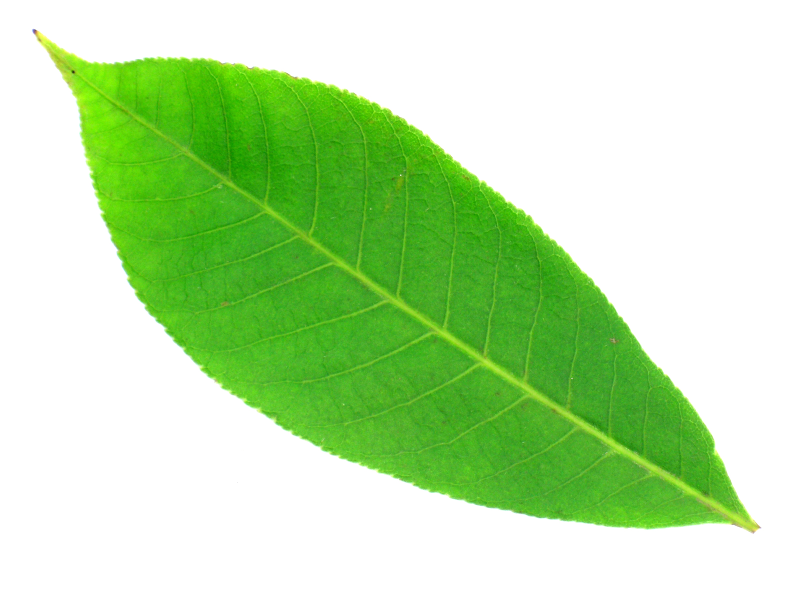
#> input picture images/Partie1/1096.jpg, 1600 x 1200 px (shown at 1/2 size)
$ python -i MathProject.py   (imports and definitions only)
#> lines starting #> are read from the running program, lines starting #| are printed output that depends on the picture; after the words box and inside, x2 and y2 are one past the last pixel; in counts of white or black regions, pixels touching at a corner belong together
#> in ImageProcessing, result is the input picture: shape (1200, 1600, 3); mean B, G, R 170.7, 226.9, 188.6
import cv2
import numpy as np
from matplotlib import pyplot as plt, patches
import warnings

# Typing Modules
from cv2.typing import MatLike
from typing import Any, Dict, List, Optional, Tuple, Sequence
from numpy import ndarray

# Progress Bar
from tqdm import tqdm


def segment_image_kmeans(image: MatLike, k: int = 2) -> MatLike:
    """
    Segmenter une image en utilisant le clustering k-means.

    Parameters:
    - image: Image à segmenter.
    - k: Nombre de clusters (segments).

    Returns:
    - Image segmentée en niveaux de gris.
    """
#> called with k = 2

    # Aplatir l'image en un tableau 1D d'échantillons
    pixels: Any = image.flatten().reshape((-1, 1))

    # Convertir les données en type float32
    pixels = np.float32(pixels)

    # Définir les critères de convergence (ajuster si nécessaire)
    criteria = (cv2.TERM_CRITERIA_EPS + cv2.TERM_CRITERIA_MAX_ITER, 100, 0.2)

    # Appliquer la méthode k-means avec une initialisation améliorée
    _, labels, centers = cv2.kmeans(
        pixels, k, None, criteria, 10, cv2.KMEANS_PP_CENTERS
    )
#> centers = [247.8, 62.23]

    # Convertir les centres des clusters en entiers
    centers = np.uint8(centers)
#> centers = [247, 62]

    # Mapper chaque pixel à son cluster correspondant
    segmented_image = centers[labels.flatten()]

    # Remettre l'image dans sa forme originale
    segmented_image = segmented_image.reshape(image.shape)
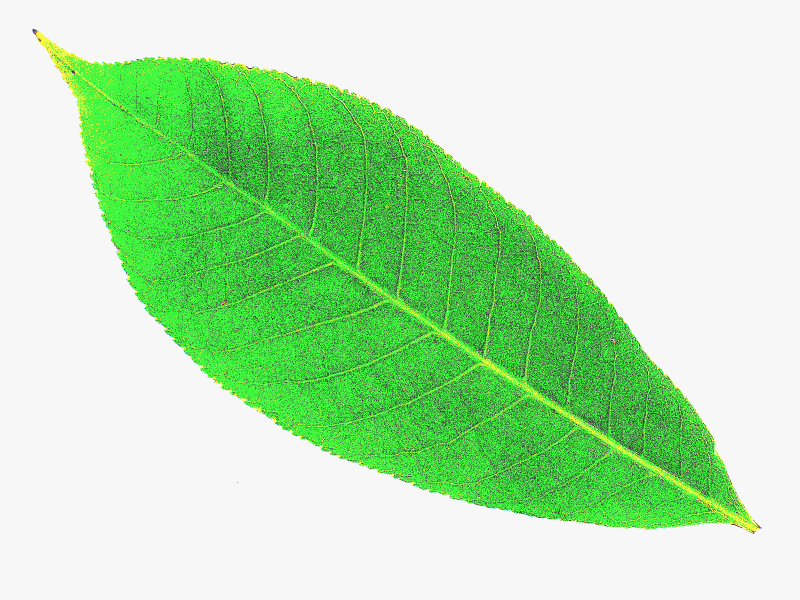
#> segmented_image: shape (1200, 1600, 3) (shown at 1/2 size); mean B, G, R 177.9, 228.7, 181.6

    return segmented_image

def SharpnessFilter(img: MatLike):
    """
    Appliquer un filtre de netteté à une image.

    Parameters:
    - img: Image à traiter.

    Returns:
    - Image filtrée.
    """
    # Définir un noyau d'affûtage
    noyau = np.array([[-1, -1, -1], [-1, 9, -1], [-1, -1, -1]])
    # Appliquer le noyau d'affûtage
    return cv2.filter2D(img, -1, noyau)

def get_contours(segmented_image: MatLike) -> Sequence[MatLike]:
    """
    Extraire les contours d'une image segmentée.

    Parameters:
    - segmented_image: Image segmentée en niveaux de gris.

    Returns:
    - Liste de contours.
    """
    noyau = np.array([[-1, -1, -1], [-1, 9, -1], [-1, -1, -1]])

    # Obtenir les bords de Canny
    contours_canny = cv2.Canny(segmented_image, 1, 50)

    contours_canny = cv2.morphologyEx(contours_canny, cv2.MORPH_CLOSE, noyau)

    contours, _ = cv2.findContours(contours_canny, cv2.RETR_TREE, cv2.CHAIN_APPROX_NONE)
    return contours

# [40 lines left out: function rotate_image, not called in this run]

def ImageProcessing(
    image_path: str, angle: float = 0
) -> List[MatLike | Sequence[Any]]:
    """
    Traiter une image et extraire les contours.

    Parameters:
    - image_path: Chemin vers le fichier image.
    - angle: Angle de rotation en degrés (par défaut 0).

    Returns:
    - Tuple contenant l'image traitée, l'image de netteté, l'image segmentée, l'image binaire,
      l'image en niveau de gris et une liste de contours.
    """

    # Charger l'image
    result = cv2.imread(image_path)

    # Vérifier si l'image est chargée avec succès
    if result is None:
        raise ValueError("Erreur : Impossible de charger l'image.")

    # Rotater l'image si nécessaire
    if angle != 0:
        # Rotater l'image
        result = rotate_image(result, angle)

    try:
        # Appliquer le filtre de netteté
        sharp_image = SharpnessFilter(result)

        # Segmenter l'image avec la méthode de k-means
        segment = segment_image_kmeans(sharp_image)

        # Convertir l'image segmentée en binaire
        _, binary_image = cv2.threshold(segment, 128, 255, cv2.THRESH_BINARY)
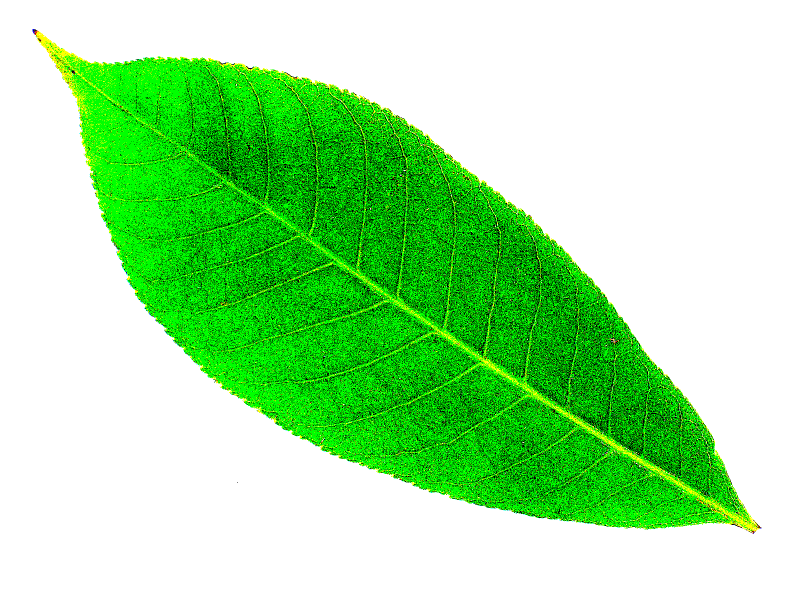
#> binary_image: shape (1200, 1600, 3) (shown at 1/2 size); mean B, G, R 159.8, 229.7, 164.8

        # Convertir l'image binaire en niveau de gris
        image = cv2.cvtColor(binary_image, cv2.COLOR_BGR2GRAY)
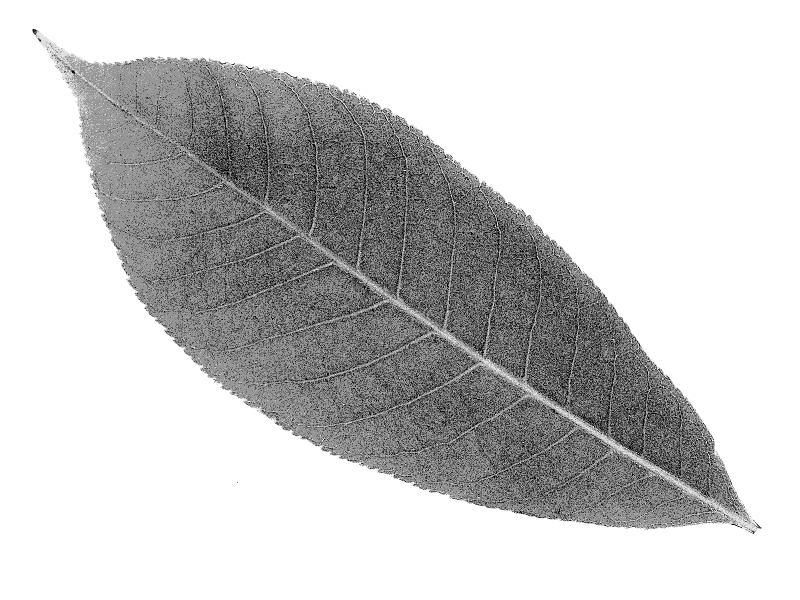
#> image: shape (1200, 1600) (shown at 1/2 size); min 0, max 255, mean 202.4

        # Extraire les contours de l'image
        contours = get_contours(image)
#> in get_contours, `contours_canny = cv2.Canny(segmented_image, 1, 50)`:
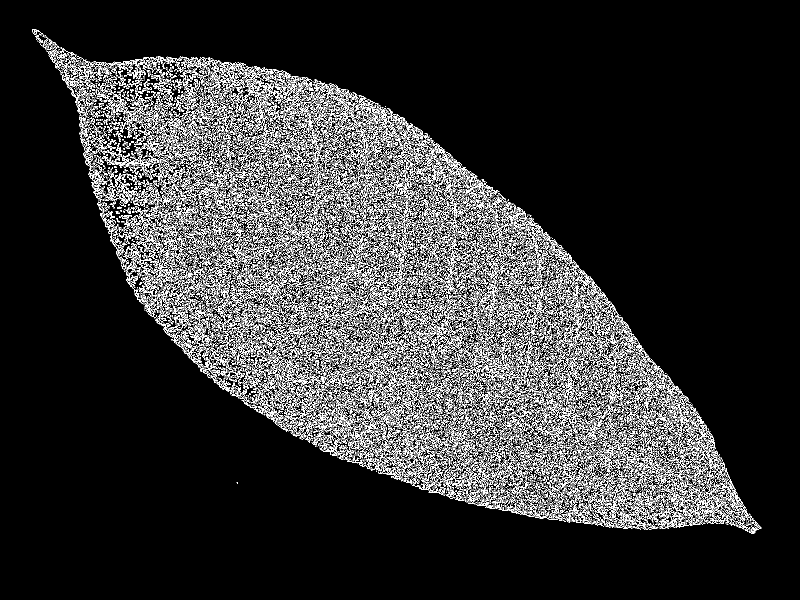
#> contours_canny: shape (1200, 1600) (shown at 1/2 size); 11.2% white in thin lines or dots, all inside (x1, y1, x2, y2) = (64, 58, 1523, 1068)
#> in get_contours, `contours_canny = cv2.morphologyEx(contours_canny, cv2.MORPH_CLOSE, noy..`:
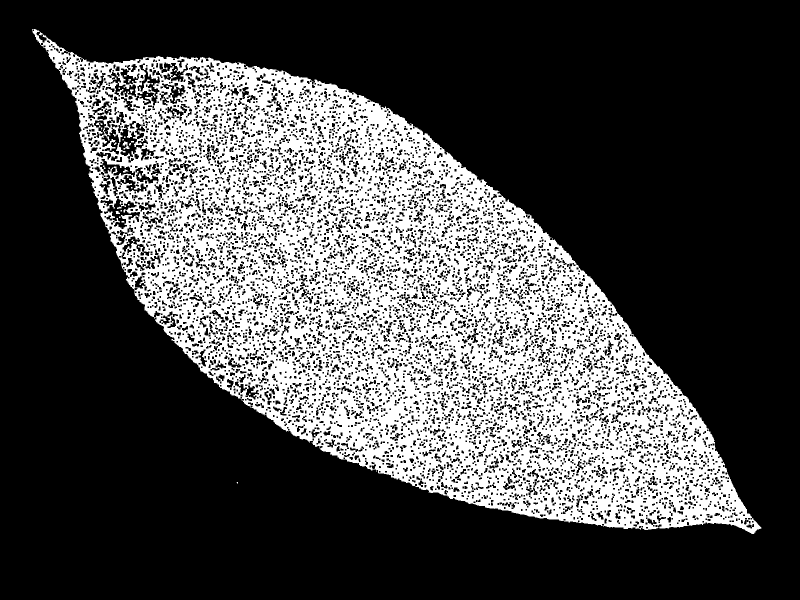
#> contours_canny: shape (1200, 1600) (shown at 1/2 size); 29% white; 59 white regions (51 under 20 px)
#> in get_contours, `contours, _ = cv2.findContours(contours_canny, cv2.RETR_TREE, cv2.CHAI..`: contours = 7974 contours, 4072 with area under 20; largest, box (x1, y1, x2, y2) and area: (64, 58, 1523, 1068) 723573, (207, 396, 281, 459) 1866, (237, 248, 297, 320) 1758, (274, 126, 321, 212) 1674, (318, 124, 377, 165) 1074
    except cv2.error as e:
        raise ValueError(f"Erreur lors de la recherche des contours : {e}")

    return [result, sharp_image, segment, binary_image, image, contours]

# [44 lines left out: functions filter_contours_by_perimeter, generate_angles, EuclideanDistance, not called in this run]

def Get_Center(contour: ndarray) -> Tuple[int, int]:
    M = cv2.moments(contour)
    return int(M["m10"] / M["m00"]), int(M["m01"] / M["m00"])

# [331 lines left out: functions CalculateTheta, classify_angles, plot_circle_and_sectors, process_points, generate_newton_polynomial, least_squares_approximation and 9 more, not called in this run]

# [59 lines not run here, left out]


# Max Degree 9, Num Sector 23, Err Moy 43.79117195795987
# Max Degree 14, Num Sector 42, Err Moy 15.78624342412661
# Max Degree 14, Num Sector 45, Err Moy 21.105424309506777
# Max Degree 10, Num Sector 30, Err Moy 19.582140526547352

>>> result = ImageProcessing('images/Partie1/1096.jpg')
#> result = 6 items

$ run again, on images/Partie2/1306.jpg
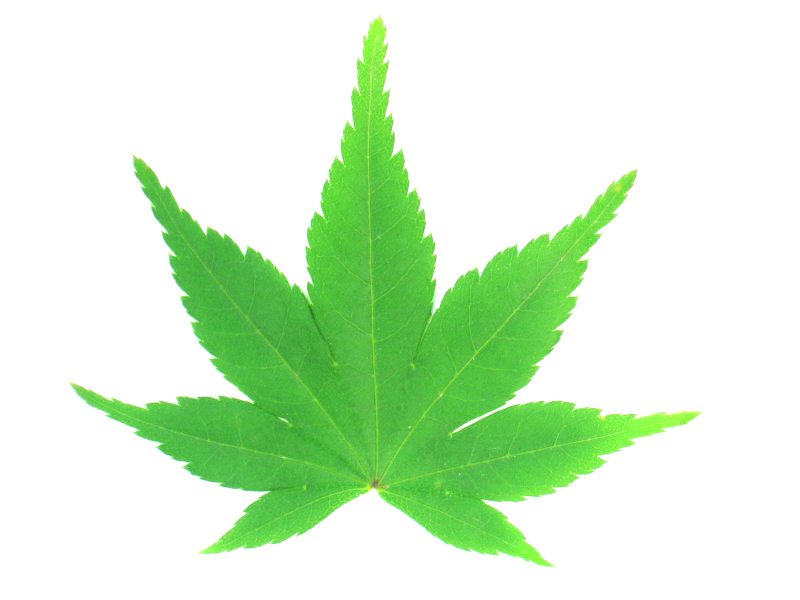
#> input picture images/Partie2/1306.jpg, 1600 x 1200 px (shown at 1/2 size)
#> in ImageProcessing, result is the input picture: shape (1200, 1600, 3); mean B, G, R 206.8, 240.4, 212.7
#> in segment_image_kmeans, `_, labels, centers = cv2.kmeans( pixels, k, None, criteria, 10, cv2.KM..`: centers = [252.2, 80.41]
#> in segment_image_kmeans, `centers = np.uint8(centers)`: centers = [252, 80]
#> in get_contours, `contours_canny = cv2.Canny(segmented_image, 1, 50)`:
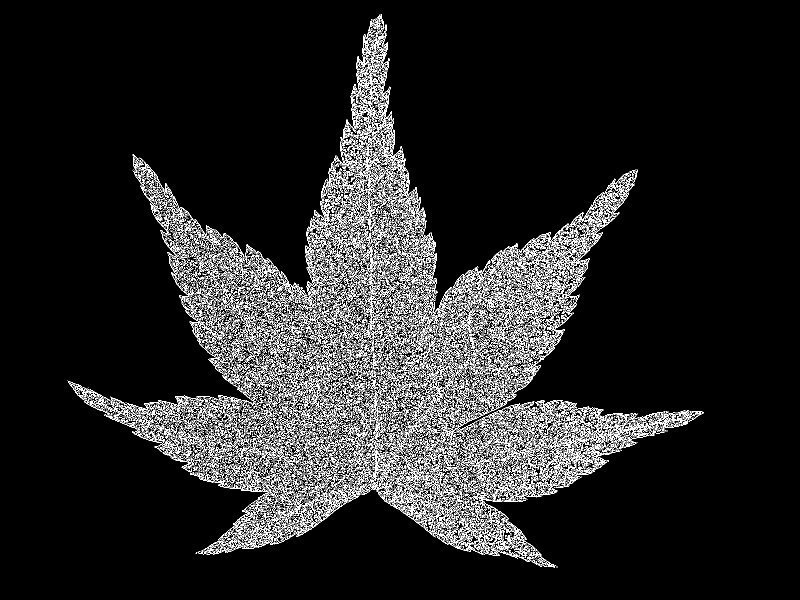
#> contours_canny: shape (1200, 1600) (shown at 1/2 size); 8.2% white in thin lines or dots, all inside (x1, y1, x2, y2) = (135, 29, 1408, 1135)
#> in get_contours, `contours_canny = cv2.morphologyEx(contours_canny, cv2.MORPH_CLOSE, noy..`:
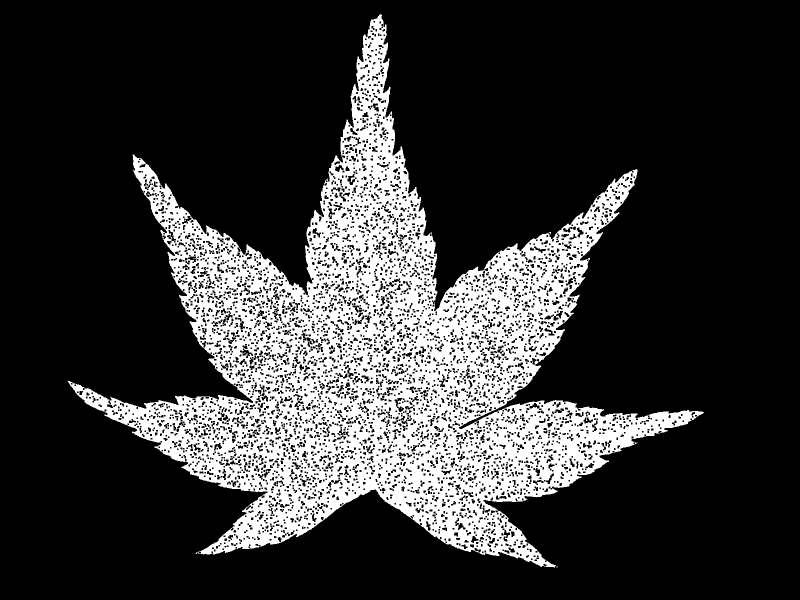
#> contours_canny: shape (1200, 1600) (shown at 1/2 size); 20.9% white; 23 white regions (22 under 20 px)
#> in get_contours, `contours, _ = cv2.findContours(contours_canny, cv2.RETR_TREE, cv2.CHAI..`: contours = 5323 contours, 2743 with area under 20; largest, box (x1, y1, x2, y2) and area: (135, 29, 1408, 1135) 498526, (788, 795, 809, 825) 254, (479, 696, 507, 717) 251, (694, 347, 711, 371) 218, (602, 665, 626, 690) 203
#> result = 6 items

$ run again, on images/Partie2/1393.jpg
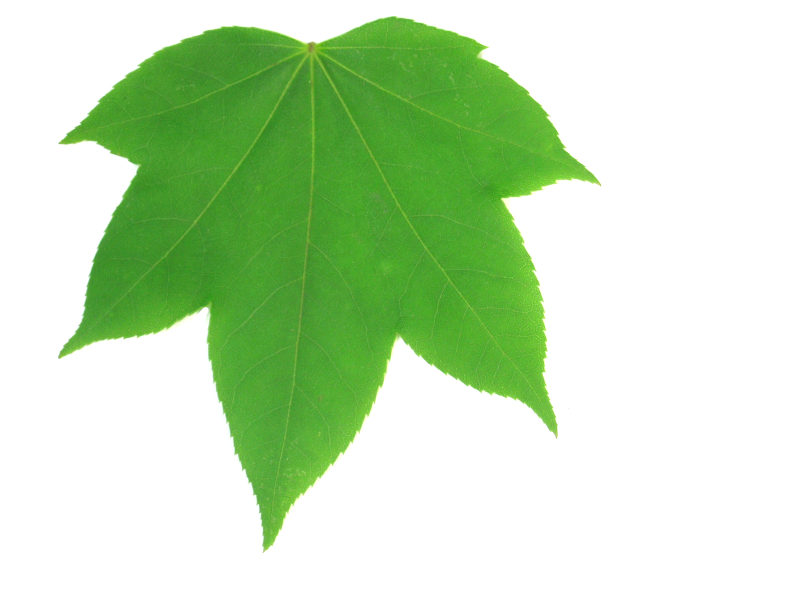
#> input picture images/Partie2/1393.jpg, 1600 x 1200 px (shown at 1/2 size)
#> in ImageProcessing, result is the input picture: shape (1200, 1600, 3); mean B, G, R 186.5, 224.9, 197.3
#> in segment_image_kmeans, `_, labels, centers = cv2.kmeans( pixels, k, None, criteria, 10, cv2.KM..`: centers = [251, 78.09]
#> in segment_image_kmeans, `centers = np.uint8(centers)`: centers = [251, 78]
#> in get_contours, `contours_canny = cv2.Canny(segmented_image, 1, 50)`:
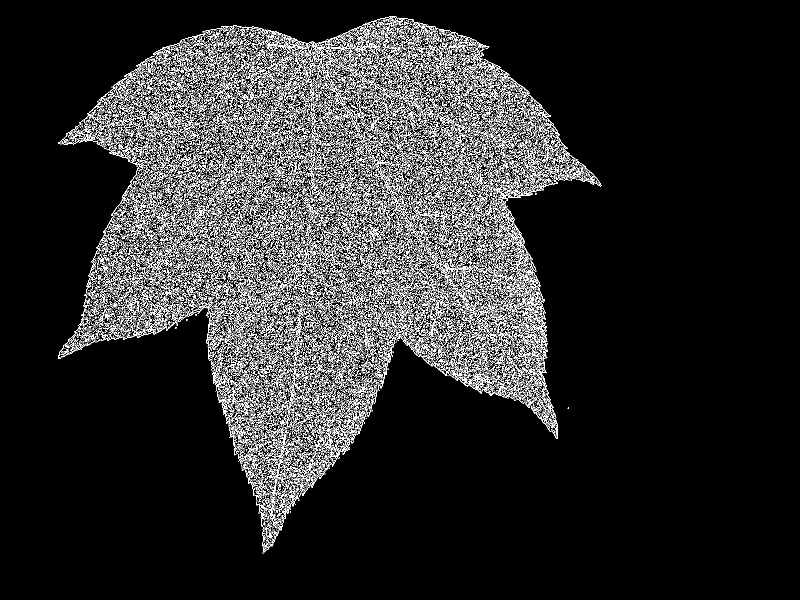
#> contours_canny: shape (1200, 1600) (shown at 1/2 size); 9.5% white in thin lines or dots, all inside (x1, y1, x2, y2) = (116, 32, 1203, 1107)
#> in get_contours, `contours_canny = cv2.morphologyEx(contours_canny, cv2.MORPH_CLOSE, noy..`:
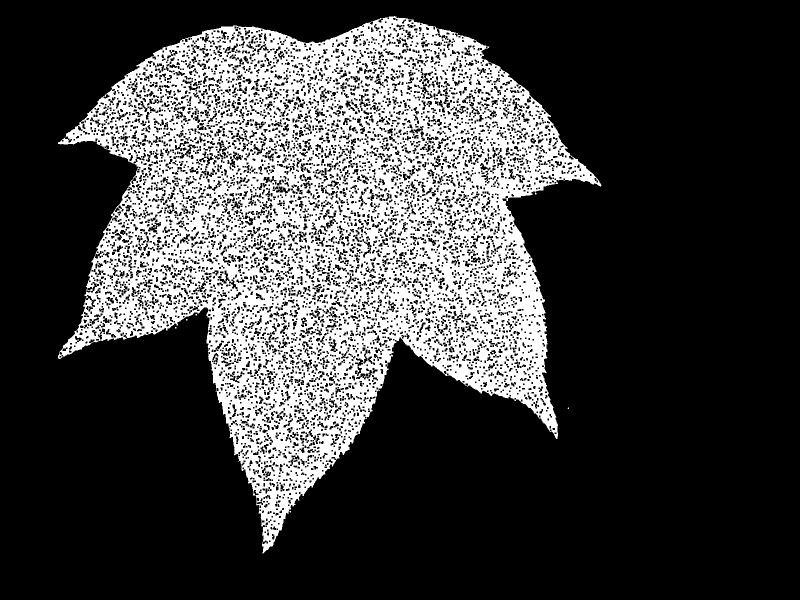
#> contours_canny: shape (1200, 1600) (shown at 1/2 size); 25.3% white; 65 white regions (64 under 20 px)
#> in get_contours, `contours, _ = cv2.findContours(contours_canny, cv2.RETR_TREE, cv2.CHAI..`: contours = 7512 contours, 3617 with area under 20; largest, box (x1, y1, x2, y2) and area: (116, 32, 1203, 1107) 636106, (551, 372, 581, 388) 250, (369, 288, 393, 314) 242, (658, 678, 676, 705) 220, (465, 302, 484, 322) 211
#> result = 6 items

$ run again, on images/Partie3/2456.jpg
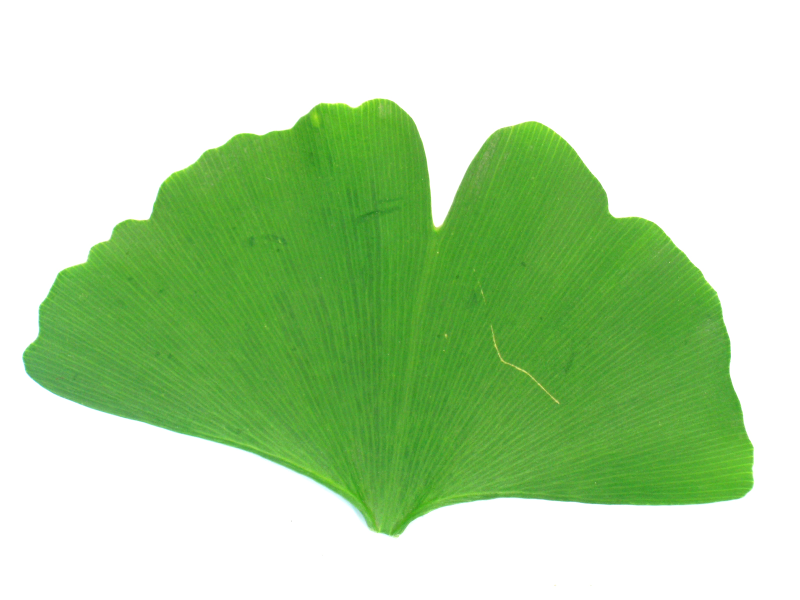
#> input picture images/Partie3/2456.jpg, 1600 x 1200 px (shown at 1/2 size)
#> in ImageProcessing, result is the input picture: shape (1200, 1600, 3); mean B, G, R 167.7, 216, 181.9
#> in segment_image_kmeans, `_, labels, centers = cv2.kmeans( pixels, k, None, criteria, 10, cv2.KM..`: centers = [84.68, 248.8]
#> in segment_image_kmeans, `centers = np.uint8(centers)`: centers = [84, 248]
#> in get_contours, `contours_canny = cv2.Canny(segmented_image, 1, 50)`:
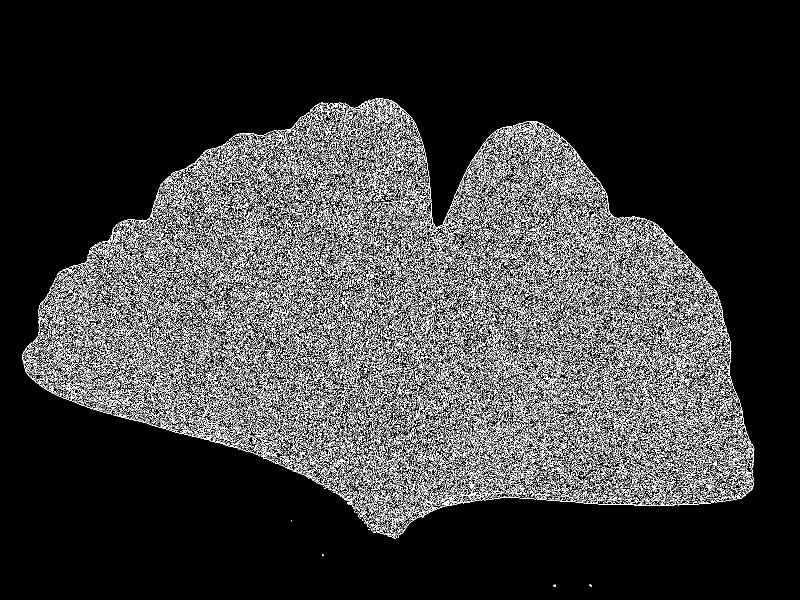
#> contours_canny: shape (1200, 1600) (shown at 1/2 size); 12.5% white in thin lines or dots, all inside (x1, y1, x2, y2) = (44, 197, 1509, 1173)
#> in get_contours, `contours_canny = cv2.morphologyEx(contours_canny, cv2.MORPH_CLOSE, noy..`:
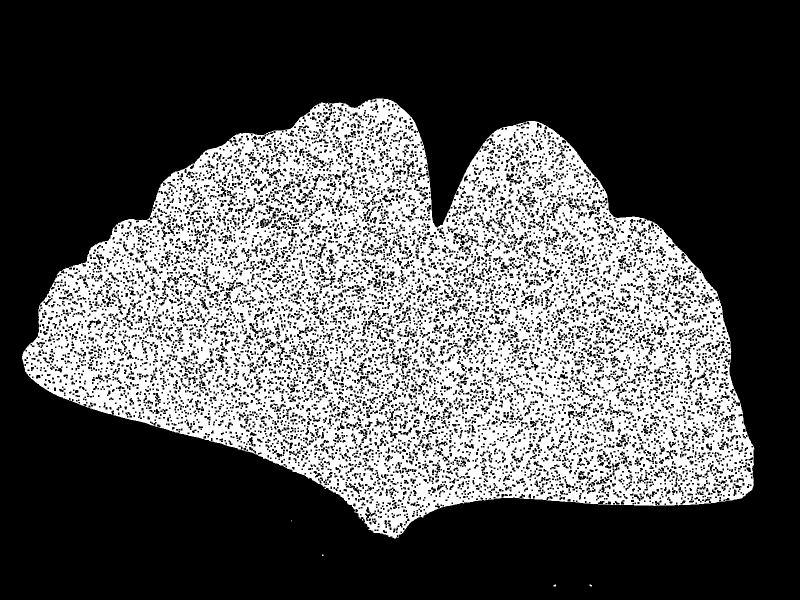
#> contours_canny: shape (1200, 1600) (shown at 1/2 size); 33.5% white; 58 white regions (57 under 20 px)
#> in get_contours, `contours, _ = cv2.findContours(contours_canny, cv2.RETR_TREE, cv2.CHAI..`: contours = 10285 contours, 5278 with area under 20; largest, box (x1, y1, x2, y2) and area: (44, 197, 1509, 1077) 836478, (729, 1013, 752, 1043) 236, (743, 554, 763, 577) 216, (811, 321, 830, 350) 204, (578, 427, 600, 446) 198
#> result = 6 items
